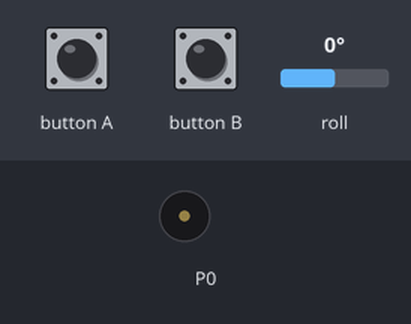
This program was run on a simulated BBC micro:bit (MakeCode). Parts: buzzer (waves = sounding). Inputs (shaded band) come from the test bench; at power-on: roll 0°.

Above: at 1.2 s.
1.3 s: button A pressed for 0.15 s
At 1.8 s:
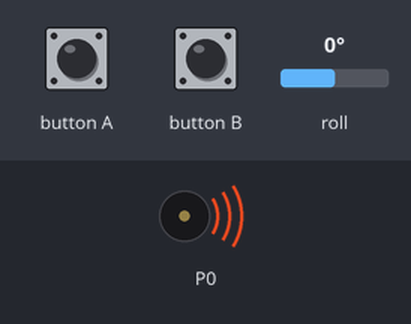
4.4 s: button B pressed for 0.15 s
At 5.4 s:
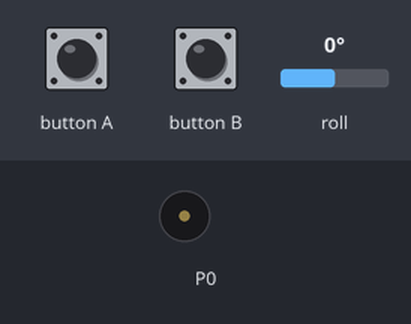
Timing chart, 0 to 7.4 s (numbered marks = the images above; inputs shaded):
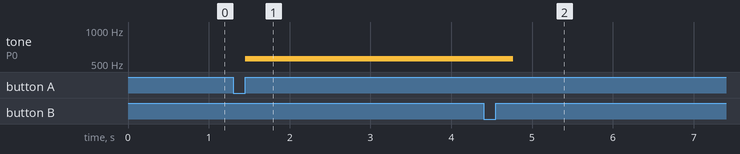

The program:

main.ts
```typescript
input.onButtonPressed(Button.A, function () {
    Solo = 1
    while (Solo == 1) {
        Tone = Math.round(Math.map(input.rotation(Rotation.Roll), -180, 180, 1, 11))
        if (Tone == 1) {
            music.playTone(277, music.beat(BeatFraction.Half))
        } else if (Tone == 2) {
            music.playTone(330, music.beat(BeatFraction.Half))
        } else if (Tone == 3) {
            music.playTone(370, music.beat(BeatFraction.Half))
        } else if (Tone == 4) {
            music.playTone(415, music.beat(BeatFraction.Half))
        } else if (Tone == 5) {
            music.playTone(494, music.beat(BeatFraction.Half))
        } else if (Tone == 6) {
            music.playTone(554, music.beat(BeatFraction.Half))
        } else if (Tone == 7) {
            music.playTone(330, music.beat(BeatFraction.Half))
        } else if (Tone == 8) {
            music.playTone(370, music.beat(BeatFraction.Half))
        } else if (Tone == 9) {
            music.playTone(415, music.beat(BeatFraction.Half))
        } else if (Tone == 10) {
            music.playTone(494, music.beat(BeatFraction.Half))
        } else if (Tone == 11) {
            music.playTone(554, music.beat(BeatFraction.Half))
        }
    }
})
input.onButtonPressed(Button.B, function () {
    Solo = 0
})
let Tone = 0
let Solo = 0
music.setBuiltInSpeakerEnabled(false)
Solo = 0
music.setVolume(200)
```

test.ts
```typescript
// testene settes inn her; disse vil ikke kompilert så lenge denne pakken blir brukt som en utvidelse.
```

Measured:
- after the input at 1.3 s, tone on P0: silent → 554 Hz after 0.15 s
- after the input at 4.4 s, tone on P0: 554 Hz → silent after 0.36 s
